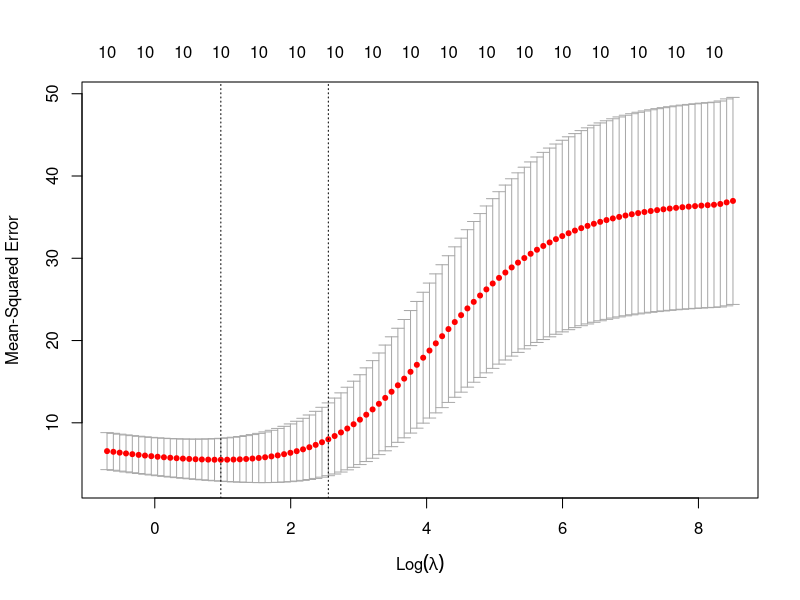
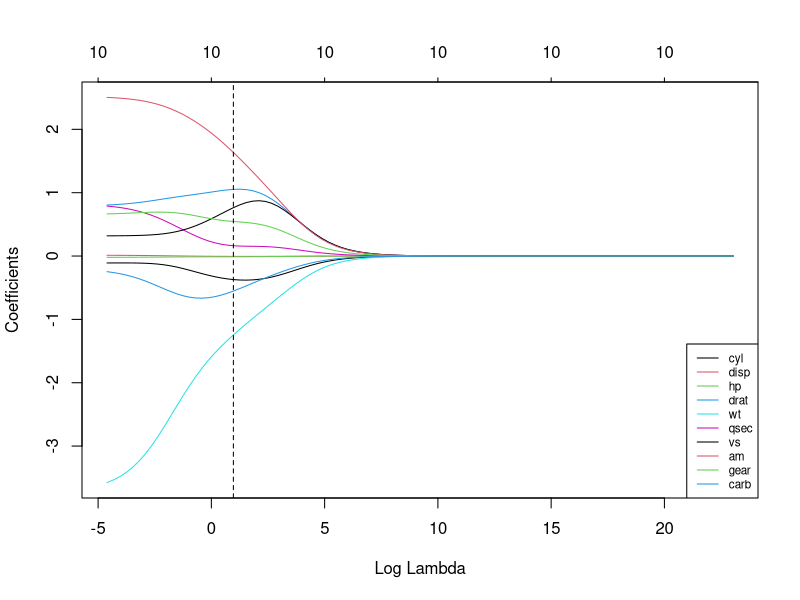
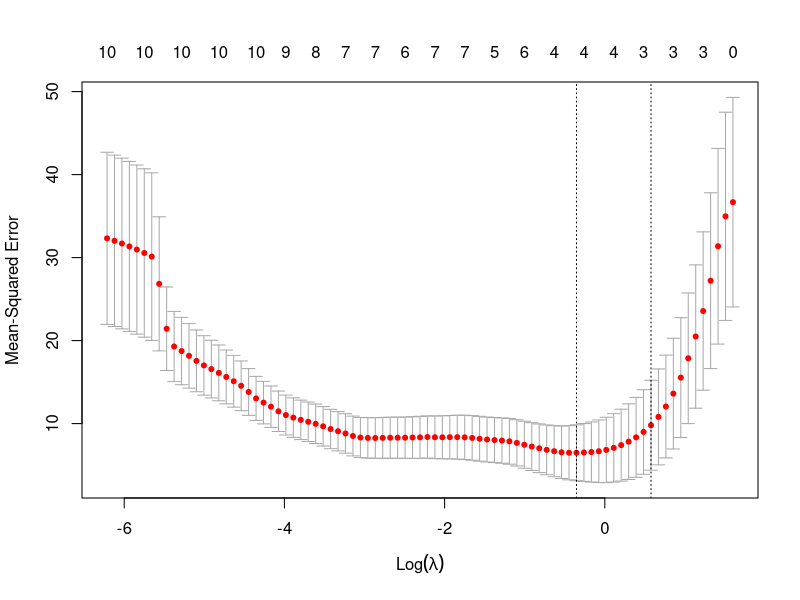
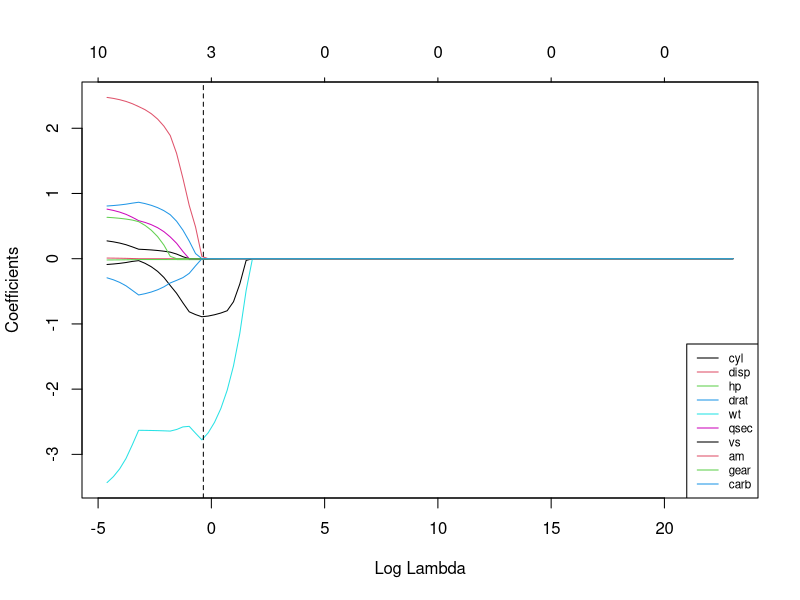

Here is the R script that generated these plots, in order:
#########
##Ridge##
#########

Data<-mtcars
library(glmnet)

##model.matrix automatically transform categorical variables into dummy codes, which is needed as the glmnet function cannot handle categorical variables
x<-model.matrix(mpg~.,data=Data)
head(x)

##remove first column
x<-model.matrix(mpg~.,data=Data)[,-1]
head(x)

##store the response variable
y<-Data$mpg

##alpha=0 for ridge, alpha=1 for LASSO
##threshold value should be very small if multicollinearity is present. see what happens if thresh was set to a larger value
##we know theoretically the coeffs should be the same as lm when lambda is 0
ridge.r<-glmnet::glmnet(x,y,alpha=0, lambda=0)
##compare with OLS
result<-lm(mpg~.,data=Data)
cbind(coefficients(result), coefficients(ridge.r))
##not the same. Need smaller threshold

ridge.r<-glmnet::glmnet(x,y,alpha=0, lambda=0, thresh = 1e-23)
##compare with OLS
cbind(coefficients(result), coefficients(ridge.r))

##split data
set.seed(12)
sample.data<-sample.int(nrow(Data), floor(.50*nrow(Data)), replace = F) ##observations to belong to the training data
x.train<-x[sample.data,]
x.test<-x[-sample.data,]
y.train<-y[sample.data]
y.test<-y[-sample.data]

##use CV to find optimal lambda based on training set
set.seed(12)
cv.out<-glmnet::cv.glmnet(x.train,y.train,alpha=0, thresh = 1e-23)
bestlam<-cv.out$lambda.min
bestlam
plot(cv.out)

##fit ridge regression using training data and bestlam
ridge.mod<-glmnet::glmnet(x.train,y.train,alpha=0,lambda=bestlam, thresh = 1e-25)

##Test MSE with best lambda
ridge.pred<-predict(ridge.mod,newx=x.test)
mean((ridge.pred-y.test)^2)

##fit OLS by setting lambda=0
ridge.mod.0<-glmnet::glmnet(x.train,y.train,alpha=0,lambda=0, thresh = 1e-23)

##test MSE with lambda=0
ridge.pred.0<-predict(ridge.mod.0,newx=x.test)
mean((ridge.pred.0-y.test)^2)

##Compare ridge with OLS using best lambda and all observations
out.ridge<-glmnet::glmnet(x,y,alpha=0,lambda=bestlam,thresh = 1e-23)
out.ols<-glmnet::glmnet(x,y,alpha=0, lambda=0, thresh = 1e-25)
cbind(coefficients(out.ridge), coefficients(out.ols))

##Create plot of ridge coeff against lambda
grid<-10^seq(10,-2,length=100)
out.all<-glmnet::glmnet(x,y,alpha=0,lambda=grid,thresh = 1e-23)
plot(out.all, xvar = "lambda")
abline(v=log(bestlam), lty=2)
legend("bottomright", lwd = 1, col = 1:6, legend = colnames(x), cex = .7)

#########
##Lasso##
#########

lasso.r<-glmnet::glmnet(x,y,alpha=1, lambda=0, thresh = 1e-23)
##compare with OLS
cbind(coefficients(result), coefficients(lasso.r))

set.seed(12)
cv.out.lasso<-glmnet::cv.glmnet(x.train,y.train,alpha=1, thresh = 1e-23)
bestlam.lasso<-cv.out.lasso$lambda.min
bestlam.lasso
plot(cv.out.lasso)

##fit ridge regression using training data
lasso.mod<-glmnet::glmnet(x.train,y.train,alpha=1,lambda=bestlam.lasso, thresh = 1e-23)

##Test MSE with best lambda
lasso.pred<-predict(lasso.mod,newx=x.test)
mean((lasso.pred-y.test)^2)

##Create plot of ridge coeff against lambda
grid<-10^seq(10,-2,length=100)
out.all<-glmnet::glmnet(x,y,alpha=1,lambda=grid,thresh = 1e-23)
plot(out.all, xvar = "lambda")
abline(v=log(bestlam.lasso), lty=2)
legend("bottomright", lwd = 1, col = 1:6, legend = colnames(x), cex = .7)

